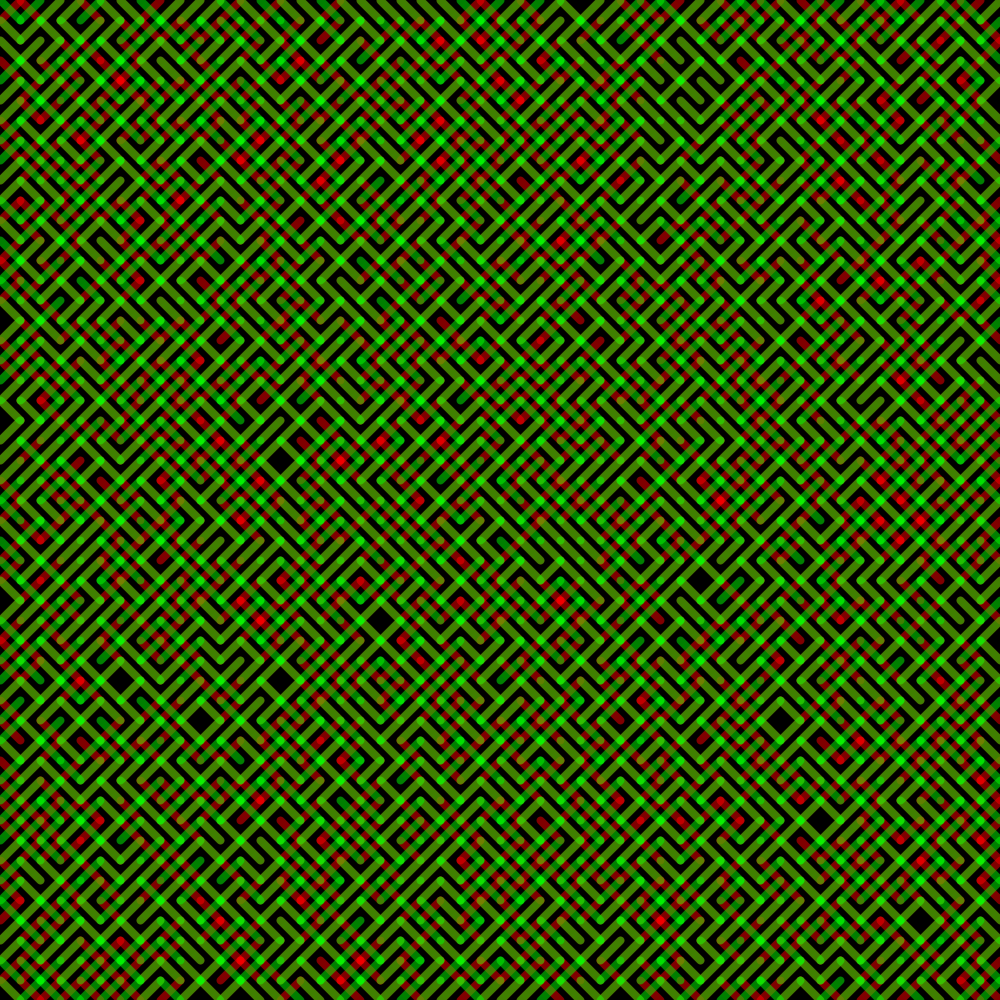
Frame 1 (no input)
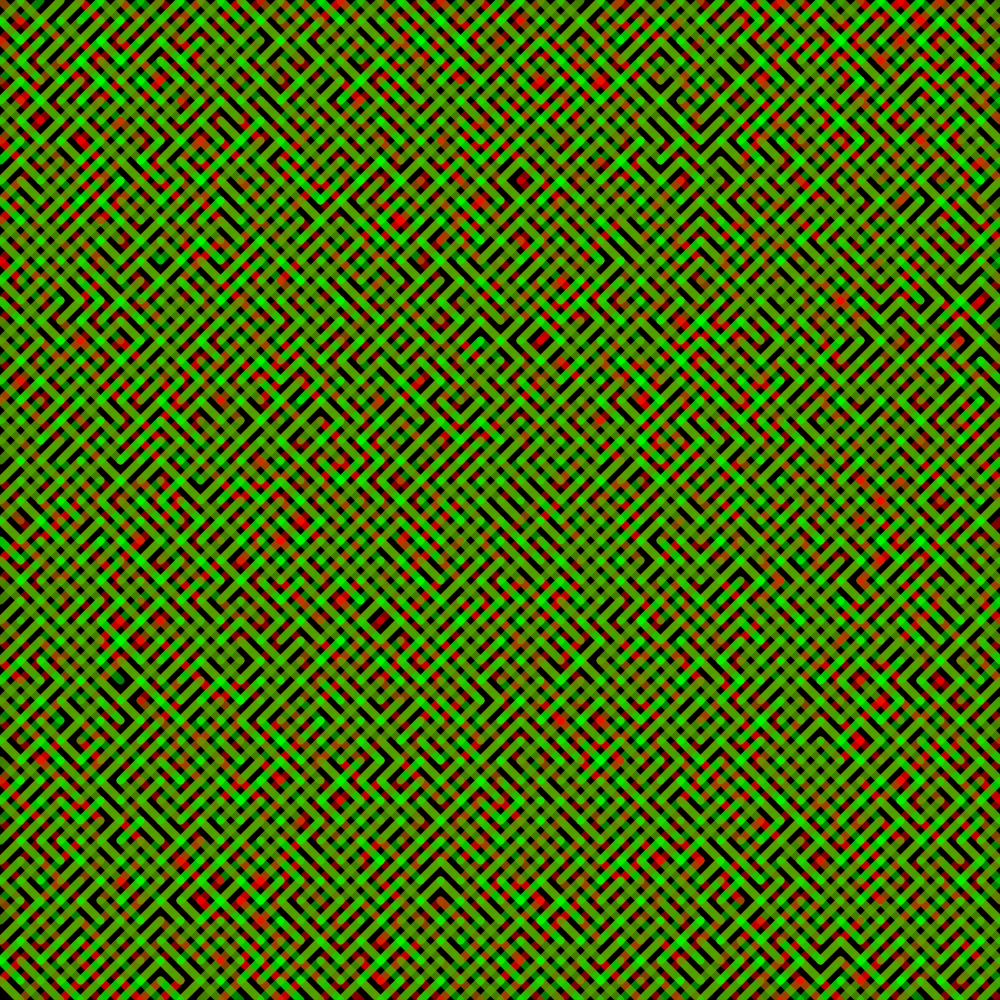
Frame 2 (the mouse pressed at the canvas centre, redrawn once)

The Processing sketch that drew these frames (run headless with seeded random() and noise(); the mouse was pressed at the canvas centre and the sketch redrawn once):

// Processing sketch: CC_076_10PRINT
// ── CC_076_10PRINT.pde
// Daniel Shiffman
// http://codingtra.in
// http://patreon.com/codingtrain

// 10PRINT
// https://www.youtube.com/watch?v=bEyTZ5ZZxZs
int x = 0;
int y = 0;
int spacing  = 20;
int interations = 2;
void setup() {
  size(1000, 1000);
  background(0);
  noLoop();
  strokeCap(ROUND);

}

void draw() {
  
  for (int i = 0; i < interations; i++) {
    for (int y = 0; y < height; y=y+spacing) {
      for (int x = 0; x < width; x=x+spacing) {
        if (i < (interations/2)) {
          stroke(255,0,0,128); //255/(i+1));
        }
        else
        { 
          stroke(0,255,0,128); //255/(i+1));
        }
        strokeWeight(8); //(spacing/8)*i);
        
        if (Math.random() > 0.5){
         line (x,y,x+spacing,y+spacing);// "\"
        }
        else {
         line (x,y+spacing , x+spacing,y);// "/"
        }
      }
    }
  }
  //save("weave2.png");
}
